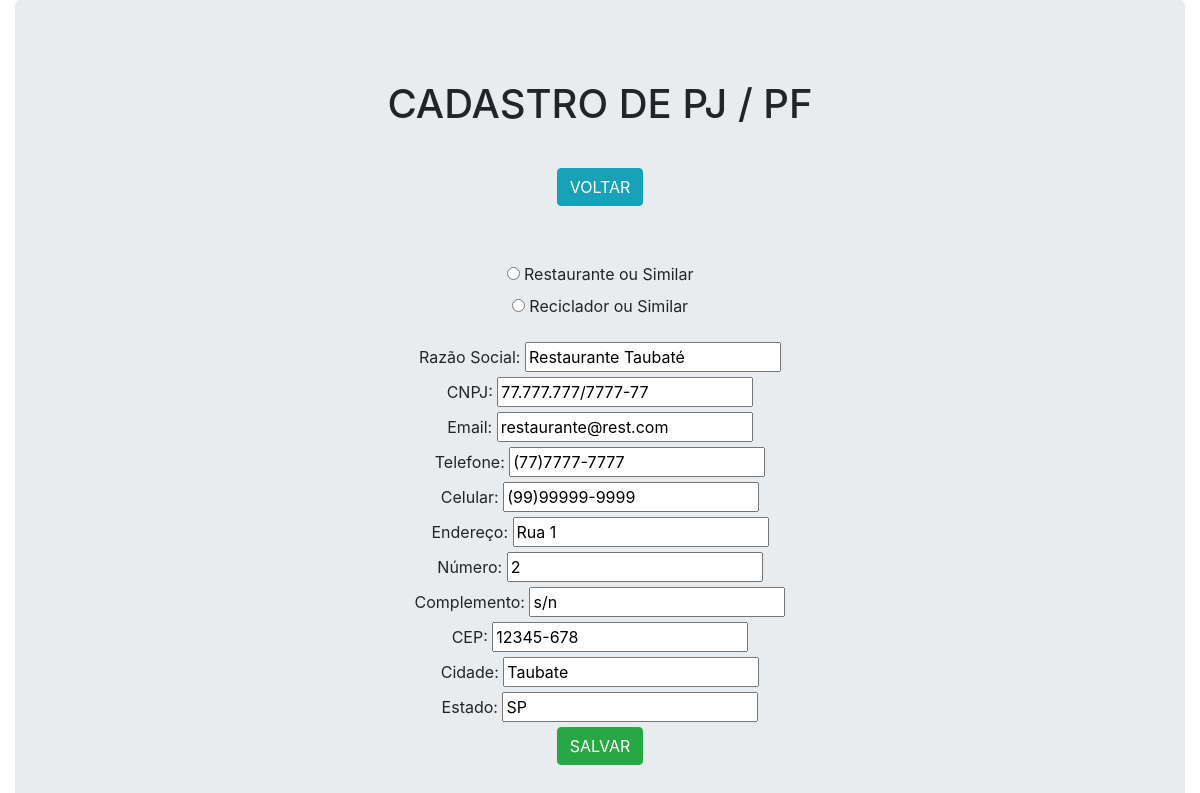
Page /edit/6/ on the committed database.
### pji3g54app/models.py (models this page shows)
class Cadastro(models.Model):
    inputEmpresa = models.CharField(max_length=255, null=True, blank=True)
    inputCNPJ = models.CharField(max_length=18, null=True, blank=True)
    inputNome = models.CharField(max_length=255, null=True, blank=True)
    inputCPF = models.CharField(max_length=14, null=True, blank=True)
    inputEmail = models.EmailField(max_length=100, null=True, blank=True)
    inputTel = models.CharField(max_length=13, null=True, blank=True)
    inputCel = models.CharField(max_length=14, null=True, blank=True)
    inputAddress = models.CharField(max_length=255, null=True, blank=True)
    inputNumber = models.PositiveIntegerField(null=True, blank=True)
    inputAddress2 = models.CharField(max_length=100, null=True, blank=True)
    inputCEP = models.CharField(max_length=9, null=True, blank=True)
    inputCity = models.CharField(max_length=50, null=True, blank=True)
    inputEstado = models.CharField(max_length=20, null=True, blank=True)
    inputTipo = models.BooleanField(null=None, blank=None)
    inputPF = models.BooleanField(null=None, blank=None, default=False)
    def __str__(self):
        return f'{self.inputPF}'

### pji3g54app/views.py (the view)
# urls.py: path('edit/<int:pk>/', edit, name='edit'),
def edit(request, pk):
    data = {}
    data['db'] = Cadastro.objects.get(pk=pk)
    form = data['db']
    if (str(form)) == 'True':
        data['formpf'] = CadastroForm(instance=data['db'])
        return render(request, 'formPF.html', data)
    else:
        data['form'] = CadastroForm(instance=data['db'])
        return render(request, 'form.html', data)

### pji3g54app/forms.py
class CadastroForm(ModelForm):
    class Meta:
        model = Cadastro
        fields = ['inputEmpresa', 'inputCNPJ', 'inputNome',  'inputCPF', 'inputEmail', 'inputTel', 'inputCel', 'inputAddress', 'inputNumber', 'inputAddress2', 'inputCEP', 'inputCity', 'inputEstado', 'inputTipo', 'inputPF']

### pji3g54app/templates/form.html (shortened to what this page needs)
<!DOCTYPE html>
<html lang="pt-br">
<head>
    <link rel="stylesheet" href="https://stackpath.bootstrapcdn.com/bootstrap/4.1.3/css/bootstrap.min.css">
</head>
<body>
<div class="container-fluid col-12">
  <div class="jumbotron">
    <div class="col-8 m-auto pt-3 pb-3 text-center">
        <h1>CADASTRO DE PJ / PF</h1>
    </div>
    <div class="col-8 m-auto pt-3 pb-3 text-center">
        <a href="/" class="btn btn-info">VOLTAR</a>
    </div>
    <div class="col-12 m-auto pt-3 pb-3 text-center">
        <div id="result">
        <form class="form" id="form" action="{% if db %}/update/{{db.id}}/{% else %}/create/{% endif %}" method="post">
            <div class="form-group mt-4">
                <input type="radio" id="restaurante" name="inputTipo" value="True">
                <label for="restaurante">Restaurante ou Similar</label><br>
                <input type="radio" id="cooperativa" name="inputTipo" value="False">
                <label for="cooperativa">Reciclador ou Similar</label>
            </div>
            <div class="form-group text-center">
            <div><label>Razão Social: </label> {{form.inputEmpresa}}</div>
            <div><label> CNPJ: </label> {{form.inputCNPJ}}</div>
            <div><label> Email: </label> {{form.inputEmail}}</div>
            <div><label>Telefone:</label> {{form.inputTel}}</div>
            <div><label>Celular:</label> {{form.inputCel}}</div>
            <div><label>Endereço:</label> {{form.inputAddress}}</div>
            <div><label>Número:</label> {{form.inputNumber}}</div>
            <div><label>Complemento:</label> {{form.inputAddress2}}</div>
            <div><label>CEP:</label> {{form.inputCEP}}</div>
            <div><label>Cidade:</label> {{form.inputCity}}</div>
            <div><label>Estado:</label> {{form.inputEstado}}</div>
            <input type="submit" class="btn btn-success" , value="SALVAR">
            </div>
        </form>
        </div>
    </div>
    {% load static %}
  </div>
</div>
</body>
</html>

### rows in the picture
Cadastro: inputEmpresa "Restaurante Taubaté", inputCNPJ "77.777.777/7777-77", inputEmail "restaurante@rest.com", inputTel "(77)7777-7777", inputCel "(99)99999-9999", inputAddress "Rua 1", inputNumber "2", inputAddress2 "s/n", inputCEP "12345-678", inputCity "Taubate", inputEstado "SP"
